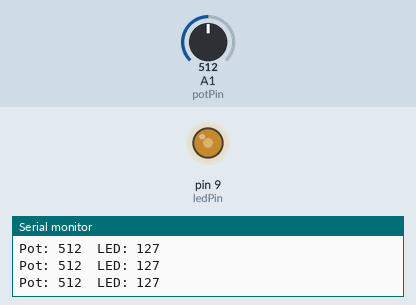
A sketch run on a simulated Arduino Uno, built with avr-gcc and run on an emulated ATmega328P. Parts: output pins drawn as LEDs (lit = HIGH), the last lines printed to the serial monitor. The inputs (shaded band) are chosen by the test bench; at power-on: A1 (potPin) = 512.

Above: at 1.2 s.
1.3 s: A1 (potPin) set to 716
At 2.7 s:
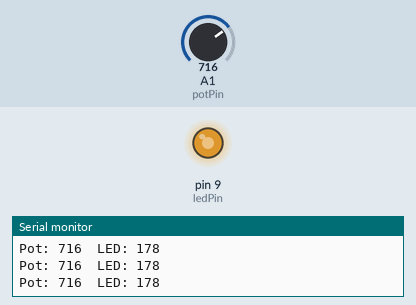
3.0 s: A1 (potPin) set to 900
At 4.2 s:
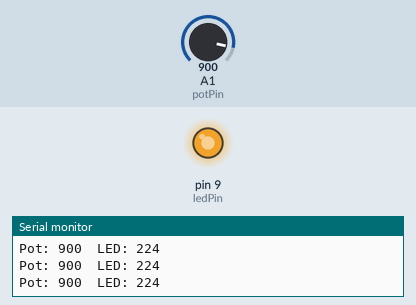
4.5 s: A1 (potPin) set to 122
At 5.4 s:
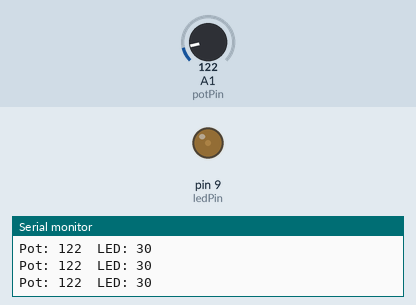
6.0 s: A1 (potPin) set to 0
At 6.7 s:
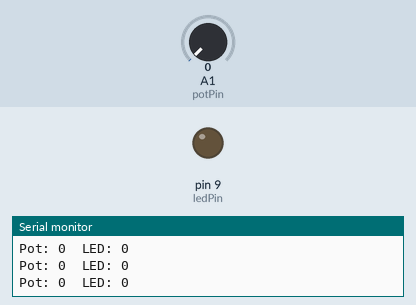
7.5 s: A1 (potPin) set to 511
At 7.9 s:
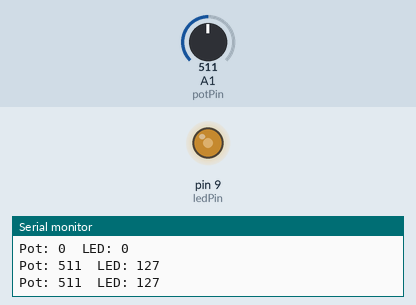
Timing chart, 0 to 10.0 s (numbered marks = the images above; inputs shaded):
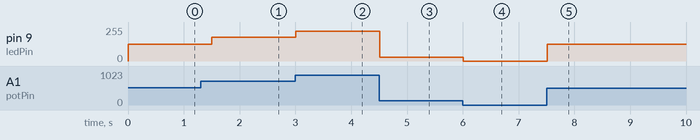

The sketch:

pot_led_test.ino
```cpp
const int potPin = A1;
const int ledPin = 9;

void setup() {
  pinMode(ledPin, OUTPUT);
  Serial.begin(9600);
}

void loop() {
  int potValue = analogRead(potPin);
  int brightness = map(potValue, 0, 1023, 0, 255);

  analogWrite(ledPin, brightness);

  Serial.print("Pot: ");
  Serial.print(potValue);
  Serial.print("  LED: ");
  Serial.println(brightness);

  delay(300);
}
```

Measured:
- after the input at 1.3 s, pin 9 (ledPin): 127/255 → 178/255 after 0.20 s
- after the input at 3.0 s, pin 9 (ledPin): 178/255 → 224/255 at once
- after the input at 4.5 s, pin 9 (ledPin): 224/255 → 30/255 at once
- after the input at 6.0 s, pin 9 (ledPin): 30/255 → 0/255 at once
- after the input at 7.5 s, pin 9 (ledPin): 0/255 → 127/255 at once
